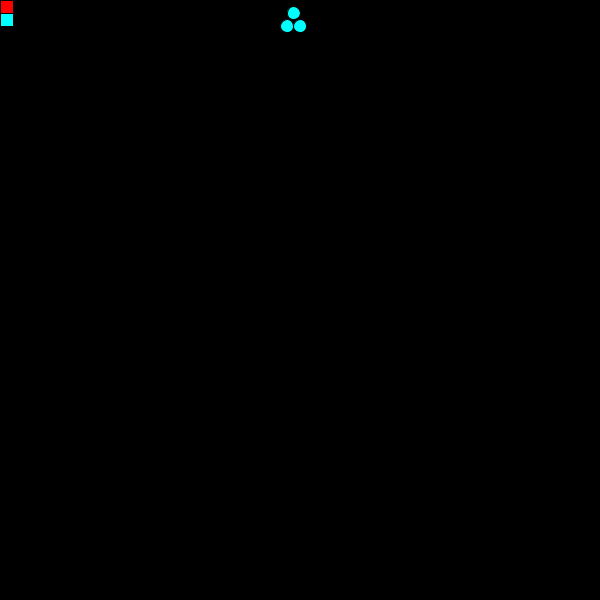
Frame 1 (no input)
Frame 2 (the mouse pressed at the canvas centre, redrawn once): identical to frame 1, image omitted

The Processing sketch that drew this single still picture (run headless with seeded random() and noise(); the mouse was pressed at the canvas centre and the sketch redrawn once):

// Processing sketch: processing_51274
// ── processing_51274.pde

int[] row0, row1;
ArrayList triangle;

int m = 2;
float r = 13;

void setup() {
  size(600,600);
  colorMode(HSB, m);
  background(0);
  noLoop();
  
  int[] temp0 = {1};
  row0 = temp0;
  int[] temp1 = {1,1};
  row1 = temp1;
  triangle = new ArrayList();
  triangle.add(row0);
  triangle.add(row1);
}

float getColor(int base){  return base%m; }

void draw(){
  background(0);
  for(int i=0; i<triangle.size(); i++)
  {
     int[] curr = (int[]) triangle.get(i);
     for(int j=0; j<curr.length; j++)
     {
        fill(getColor(curr[j]), m, m);
        ellipse(width/2 - curr.length*r/2 + j*r, (i+1)*r, r, r);
     }
  }
  for(int n = 0; n<m; n++)
    { fill(getColor(n), m, m); 
      rect(0, n*r, r, r); }
 }
 void keyPressed(){
    if(key == CODED){
      if(keyCode == LEFT){ m = max(m - 1, 2); }
      else if(keyCode == RIGHT) { m++; }
      else if(keyCode == DOWN && triangle.size() < height/r-2) { triangle.add(nextRow((int[]) triangle.get(triangle.size()-1))); }
      else if(keyCode == UP && triangle.size()>1) {triangle.remove(triangle.size()-1); } 
      colorMode(HSB, m);
      redraw();
    }
 }
 
 int[] nextRow(int[] lastRow){
   int[] curr = new int[lastRow.length + 1];
   curr[0] = 1; curr[curr.length-1] = 1;
   for(int i = 1; i<curr.length-1; i++)
     curr[i] = lastRow[i-1] + lastRow[i];
   return curr;
 }
